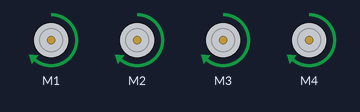
The sketch below on a simulated Arduino Uno, built with avr-gcc and run on an emulated ATmega328P. On the bench: 4 × DC motor (green arrow = forward, orange = backward, longer = faster).

Above: at 0.1 s.
Timing chart, 0 to 1.6 s (numbered marks = the images above):
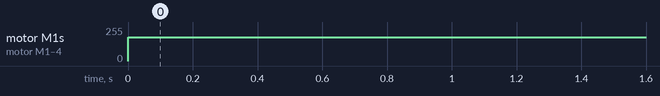

Measured:
- by itself, motor M1–4: stopped → forward 180/255 at 0.00 s

The sketch:

phase_3_test_27.ino
```cpp
#include <AFMotor.h> //Adafruit Motor Shield Library. First you must download and install AFMotor library
AF_DCMotor motor1 (1, MOTOR12_1KHZ); //create motor #1 using M1 output on Motor Drive Shield, set to 1kHz PWM frequency
  AF_DCMotor motor2 (2, MOTOR12_1KHZ); //create motor #2 using M2 output on Motor Drive Shield, set to 1kHz PWM frequency
  AF_DCMotor motor3 (3, MOTOR12_1KHZ); //create motor #1 using M1 output on Motor Drive Shield, set to 1kHz PWM frequency
  AF_DCMotor motor4 (4, MOTOR12_1KHZ); //create motor #2 using M2 output on Motor Drive Shield, set to 1kHz PWM frequency

unsigned long startMillis;  //some gllobal variables available anywhere in the program
unsigned long currentMillis;
unsigned long period ; //the value is  a number of milliseconds
float sp=180;
float v=(32.5*2*PI*sp)/(60*1000);
void setup() {
 //Serial.begin(115200); //start serial IN ASE WE NEED TO PRINT DEBUGGING INFO
 startMillis= millis(); //initial start time

}

void loop() {
currentMillis=millis();  //get the current time (actually the number of milliseconds since the program started)
unsigned long d=Serial.read();
period=d*1000/v;
if (currentMillis- startMillis<=period) //test whether the period has elapsed
{
  forward_car();
  }
  else stop_car();
}
void forward_car()
  {
  motor1.run(FORWARD);
  motor1.setSpeed(sp);
  motor2.run(FORWARD);
  motor2.setSpeed(sp);
  motor3.run(FORWARD);
  motor3.setSpeed(sp);
  motor4.run(FORWARD);
  motor4.setSpeed(sp);
  }
  void stop_car ()
{
motor1.run(RELEASE);
motor2.run(RELEASE);
motor3.run(RELEASE);
motor4.run(RELEASE);
//analogWrite(A3,LOW);
}
```
